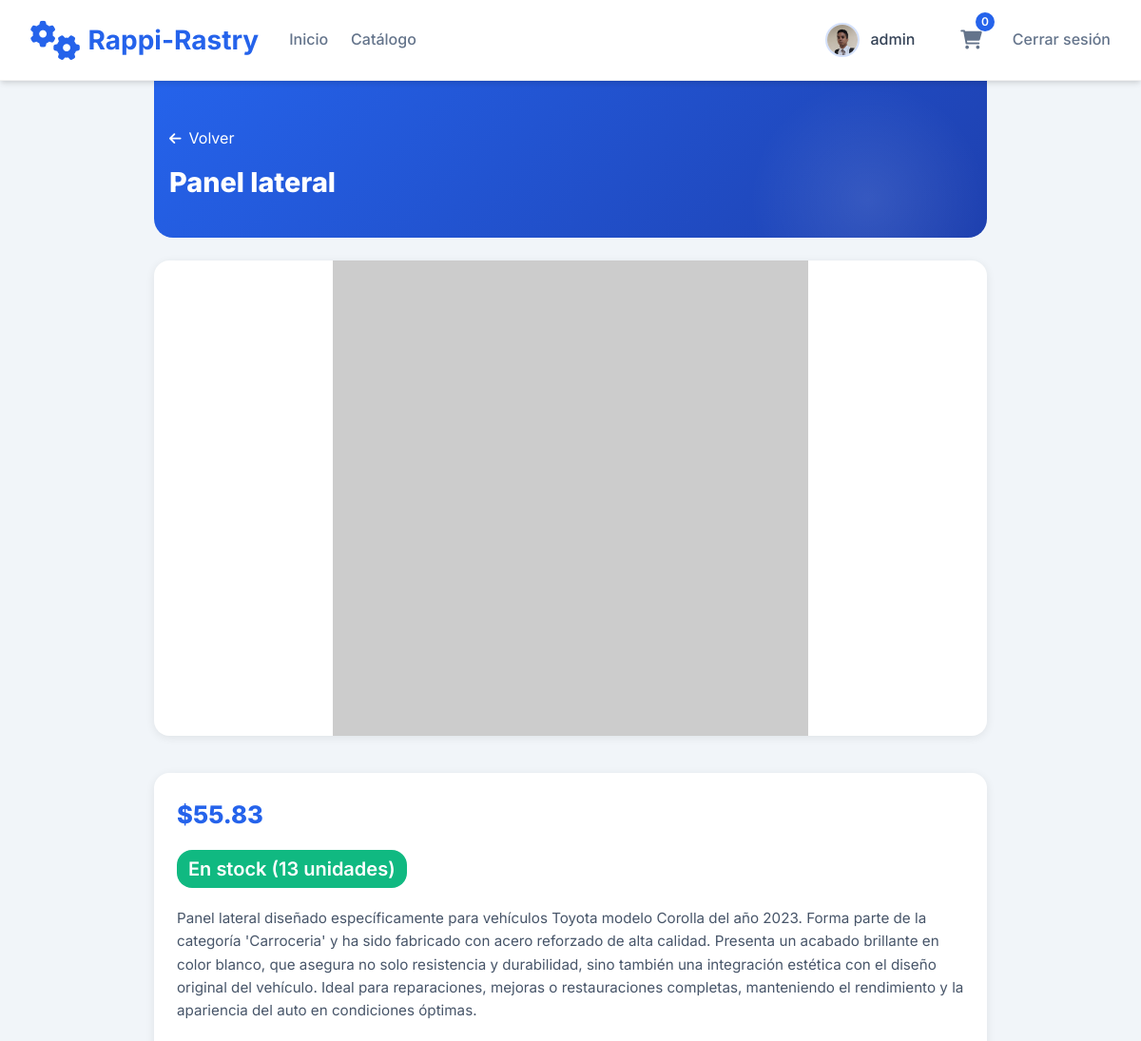
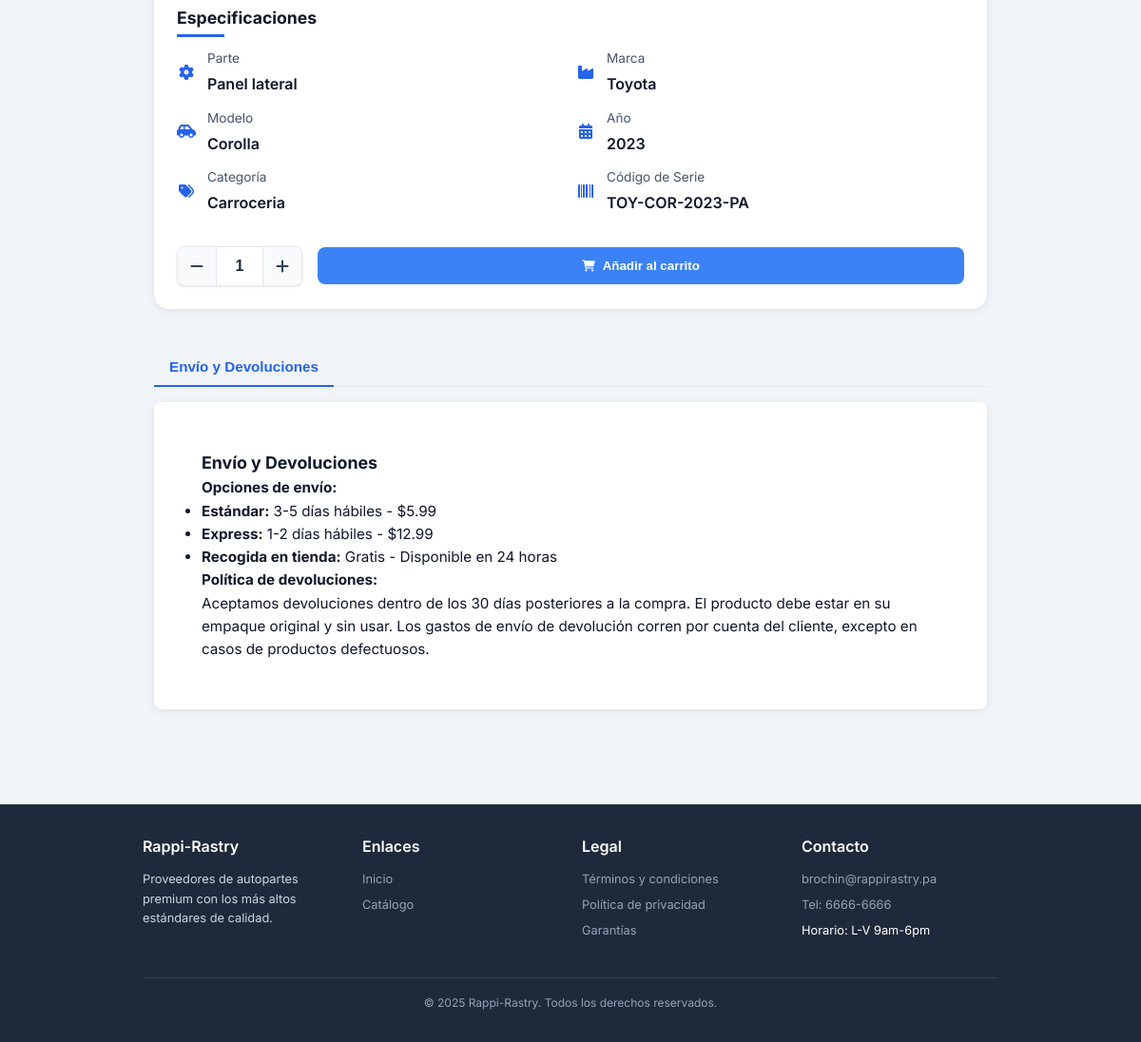
Screenshot of /public/detalle_partes.php?id=2 (signed in) with the database file from the repository (2 pictures, top to bottom).
### tables this page shows
CREATE TABLE IF NOT EXISTS `partes_autos` (
  `id_parte` int NOT NULL AUTO_INCREMENT,
  `nombre` varchar(100) NOT NULL,
  `descripcion` varchar(800) NOT NULL,
  `precio` decimal(10,2) NOT NULL,
  `cantidad_stock` int NOT NULL,
  `codigo_serie` varchar(100) NOT NULL,
  `id_marca` int NOT NULL,
  `id_modelo` int NOT NULL,
  `id_cat` int NOT NULL,
  `imagen` varchar(750) DEFAULT NULL,
  `imagen_thumbnail` varchar(750) DEFAULT NULL,
  `fecha_registro` timestamp NULL DEFAULT CURRENT_TIMESTAMP,
  PRIMARY KEY (`id_parte`),
  KEY `id_marca` (`id_marca`),
  KEY `id_modelo` (`id_modelo`),
  KEY `id_cat` (`id_cat`)
);

CREATE TABLE IF NOT EXISTS `marca` (
  `id_marca` int NOT NULL,
  `marca` varchar(100) NOT NULL,
  PRIMARY KEY (`id_marca`)
);

CREATE TABLE IF NOT EXISTS `modelo` (
  `id_modelo` int NOT NULL AUTO_INCREMENT,
  `modelo` varchar(100) NOT NULL,
  `anio` year NOT NULL,
  `id_marca` int NOT NULL,
  PRIMARY KEY (`id_modelo`),
  KEY `id_marca` (`id_marca`)
);

CREATE TABLE IF NOT EXISTS `categoria` (
  `id_cat` int NOT NULL,
  `categoria` varchar(100) NOT NULL,
  PRIMARY KEY (`id_cat`)
);

### clases/conexion.php (called while the page is built, shortened)
<?php
require_once ("logger.php");
class mod_db implements ICRUD
{
	private $conexion;
	public function __construct()
	{
		$sql_host = "localhost";
		$sql_name = "rastro_autos";
		$sql_user = "yonielvegas";
		$sql_pass = "elvamp_2415";
		$dsn = "mysql:host=$sql_host;dbname=$sql_name;charset=utf8";
		try {
			$this->conexion = new PDO($dsn, $sql_user, $sql_pass);
			$this->conexion->setAttribute(PDO::ATTR_ERRMODE, PDO::ERRMODE_EXCEPTION);
		} catch (PDOException $e) {
			echo "Error de conexión: " . $e->getMessage();
			exit;
		}
	}
	public function obtenerProducto($id_parte)
	{
		try {
			$sql = "SELECT
			pa.id_parte,
			pa.nombre,
			pa.descripcion,
			pa.precio,
			pa.cantidad_stock,
			pa.codigo_serie,
			pa.id_marca,
			pa.id_modelo,
			pa.imagen,
			pa.imagen_thumbnail,
			ca.categoria,
			ma.marca,
			mo.modelo,
			mo.anio
			FROM partes_autos AS pa
			INNER JOIN categoria AS ca ON pa.id_cat = ca.id_cat
			INNER JOIN marca AS ma ON pa.id_marca = ma.id_marca
			INNER JOIN modelo AS mo ON pa.id_modelo = mo.id_modelo
			WHERE pa.id_parte = :id_parte";
			$stmt = $this->conexion->prepare($sql);
			$stmt->bindParam(':id_parte', $id_parte, PDO::PARAM_INT);
			$stmt->execute();
			$result = $stmt->fetch(PDO::FETCH_ASSOC);
			return $result;
		} catch (PDOException $e) {
			echo "Error al obtener producto: " . $e->getMessage();
			return false;
		}
	}
}
?>

### clases/logger.php (called while the page is built, shortened)
<?php
class Logger {
    public static function log($nivel, $mensaje) {
        $fecha = date('Y-m-d H:i:s');
        $entrada = "[$fecha] [$nivel] $mensaje" . PHP_EOL;
    }
}

### public/detalle_partes.php (the view, shortened to what this page needs)
<?php
include('navbar.php');
require_once('../clases/logger.php');
require_once('../clases/conexion.php');
$id_parte = intval($_GET['id']);
$db = new mod_db();
$detalles = $db->obtenerProducto($id_parte);
$stock = intval($detalles['cantidad_stock'] ?? 0);
?>
<!DOCTYPE html>
<html lang="es">
<head>
  <link rel="stylesheet" href="https://cdnjs.cloudflare.com/ajax/libs/font-awesome/6.0.0-beta3/css/all.min.css" />
  <link rel="stylesheet" href="../estilos/estiloDetalles.css" />
</head>
<body>
<main class="container">
  <section class="detail-hero">
    <div class="detail-hero-content">
      <a href="javascript:history.back()" class="back-button"><i class="fas fa-arrow-left"></i> Volver</a>
      <h1 class="detail-title"><?= htmlspecialchars($detalles['nombre']) ?></h1>
    </div>
  </section>
  <div class="detail-content">
    <div class="detail-gallery">
      <img src="<?= htmlspecialchars($detalles['imagen'] ?? 'https://via.placeholder.com/800') ?>" alt="<?= htmlspecialchars($detalles['nombre']) ?>" class="main-image" id="mainImage" />
    </div>
    <div class="detail-info">
      <div class="detail-price">$<?= number_format($detalles['precio'], 2) ?></div>
      <div class="detail-meta">
        <span class="stock-badge" id="stockBadge">
        </span>
      </div>
      <p class="detail-description"><?= nl2br(htmlspecialchars($detalles['descripcion'] ?? '')) ?></p>
      <h3 class="specs-title">Especificaciones</h3>
      <div class="specs-grid">
        <?php
        $especificaciones = [
          'Parte' => $detalles['nombre'] ?? '',
          'Marca' => $detalles['marca'] ?? '',
          'Modelo' => $detalles['modelo'] ?? '',
          'Año' => $detalles['anio'] ?? '',
          'Categoría' => $detalles['categoria'] ?? '',
          'Código de Serie' => $detalles['codigo_serie'] ?? ''
        ];
        $iconos = [
          'Parte' => 'fas fa-cog',
          'Marca' => 'fas fa-industry',
          'Modelo' => 'fas fa-car-side',
          'Año' => 'fas fa-calendar-alt',
          'Categoría' => 'fas fa-tags',
          'Código de Serie' => 'fas fa-barcode'
        ];
        foreach ($especificaciones as $label => $valor):
        ?>
          <div class="spec-item">
            <div class="spec-icon"><i class="<?= $iconos[$label] ?>"></i></div>
            <div>
              <div class="spec-label"><?= $label ?></div>
              <div class="spec-value"><?= htmlspecialchars($valor) ?></div>
            </div>
          </div>
        <?php endforeach; ?>
      </div>
      <?php if (($_SESSION['autenticado'] ?? '') === 'SI'): ?>
      <div class="quantity-controls">
        <div class="quantity-selector">
          <button class="quantity-btn minus-btn" onclick="decrementQuantity()"><i class="fas fa-minus"></i></button>
          <input type="number" id="cantidadProducto" class="quantity-input" min="0" max="<?= $stock ?>" value="1" onchange="validateQuantity()" />
          <button class="quantity-btn plus-btn" onclick="incrementQuantity()"><i class="fas fa-plus"></i></button>
        </div>
        <button class="btn btn-primary" id="addToCartBtn"><i class="fas fa-shopping-cart"></i> Añadir al carrito</button>
      </div>
      <?php endif; ?>
    </div>
  </div>
  <div class="detail-tabs">
    <div class="tabs-header">
      <button class="tab-btn" onclick="openTab(event, 'shipping')">Envío y Devoluciones</button>
    </div>
    <div id="shipping" class="tab-content">
      <h3>Envío y Devoluciones</h3>
      <h4>Opciones de envío:</h4>
      <ul>
        <li><strong>Estándar:</strong> 3-5 días hábiles - $5.99</li>
        <li><strong>Express:</strong> 1-2 días hábiles - $12.99</li>
        <li><strong>Recogida en tienda:</strong> Gratis - Disponible en 24 horas</li>
      </ul>
      <h4>Política de devoluciones:</h4>
      <p>Aceptamos devoluciones dentro de los 30 días posteriores a la compra. El producto debe estar en su empaque original y sin usar. Los gastos de envío de devolución corren por cuenta del cliente, excepto en casos de productos defectuosos.</p>
    </div>
  </div>
</main>
<?php include('footer.php'); ?>
</body>
</html>

### public/navbar.php (shortened to what this page needs)
<!DOCTYPE html>
<html lang="es">
<head>
  <link rel="stylesheet" href="https://cdnjs.cloudflare.com/ajax/libs/font-awesome/6.4.0/css/all.min.css" />
</head>
<body>
  <header class="main-header">
    <div class="header-container">
      <div class="header-content">
        <div class="left-section" style="display: flex; align-items: center; gap: 2rem;">
          <a href="homePublic.php" class="logo">
            <i class="fas fa-cogs logo-icon"></i>
            <span>Rappi-Rastry</span>
          </a>
          <nav class="nav-links">
            <a href="homePublic.php" class="nav-link">Inicio</a>
            <a href="catalogo.php" class="nav-link">Catálogo</a>
          </nav>
        </div>
        <div class="user-actions">
          <?php if (isset($_SESSION['autenticado']) && $_SESSION['autenticado'] == "SI"): ?>
            <div class="user-info">
              <img src='../imagenes/foto_perfil.jpg' alt="Foto de usuario" class="user-photo">
              <span class="user-name"><?= htmlspecialchars($_SESSION['usuario']) ?></span>
            </div>
            <a href="carrito.php" class="icon-link" title="Carrito">
              <i class="fas fa-shopping-cart"></i>
              <span class="cart-count">0</span>
            </a>
            <a href="../comunes/logout.php" class="nav-link">Cerrar sesión</a>
          <?php else: ?>
            <a href="../login.php" class="btn btn-outline">Iniciar sesión</a>
            <a href="../registro.php" class="btn btn-primary">Registrarse</a>
          <?php endif; ?>
        </div>
      </div>
    </div>
  </header>
</body>
</html>

### public/footer.php (shortened to what this page needs)
<footer class="main-footer">
    <div class="footer-container">
        <div class="footer-content">
            <div class="footer-column">
                <h3>Rappi-Rastry</h3>
                <p class="footer-text">Proveedores de autopartes premium con los más altos estándares de calidad.</p>
            </div>
            <div class="footer-column">
                <h3>Enlaces</h3>
                <ul class="footer-links">
                    <li class="footer-link"><a href="homePublic.php">Inicio</a></li>
                    <li class="footer-link"><a href="catalogo.php">Catálogo</a></li>
                </ul>
            </div>
            <div class="footer-column">
                <h3>Legal</h3>
                <ul class="footer-links">
                    <li class="footer-link"><a href="">Términos y condiciones</a></li>
                    <li class="footer-link"><a href="">Política de privacidad</a></li>
                    <li class="footer-link"><a href="">Garantías</a></li>
                </ul>
            </div>
            <div class="footer-column">
                <h3>Contacto</h3>
                <ul class="footer-links">
                    <li class="footer-link"><a href="mailto:brochin@rappirastry.pa">brochin@rappirastry.pa</a></li>
                    <li class="footer-link"><a href="tel:6666-6666">Tel: 6666-6666</a></li>
                    <li class="footer-link">Horario: L-V 9am-6pm</li>
                </ul>
            </div>
        </div>
        <div class="footer-bottom">
            &copy; <span id="current-year"></span> Rappi-Rastry. Todos los derechos reservados.
        </div>
    </div>
</footer>

### estilos/estiloDetalles.css (style rules this page uses)
:root { --primary: #2563eb; --primary-dark: #1e40af; --secondary: #475569; --dark: #0f172a; --light: #f8fafc; --gray: #e2e8f0; --success: #10b981; --card-shadow: 0 2px 10px rgba(0, 0, 0, 0.08); --elevation-md: 0 8px 20px rgba(0, 0, 0, 0.1); }
body { font-family: 'Inter', sans-serif; background-color: #f1f5f9; color: var(--dark); line-height: 1.6; margin: 0; padding: 0; }
.container { max-width: 900px; margin: 0 auto; padding: 0 0.75rem; }
.detail-hero { background: linear-gradient(135deg, var(--primary), var(--primary-dark)); color: white; padding: 3rem 1rem 2rem; border-radius: 0 0 1.25rem 1.25rem; margin-bottom: 1.5rem; position: relative; overflow: hidden; }
.detail-hero::before { content: ''; position: absolute; top: 0; right: 0; width: 250px; height: 250px; background: radial-gradient(circle, rgba(255,255,255,0.1) 0%, rgba(255,255,255,0) 70%); }
.detail-hero-content { position: relative; z-index: 2; }
.back-button { display: inline-flex; align-items: center; gap: 0.5rem; color: white; text-decoration: none; margin-bottom: 1rem; transition: opacity 0.3s; }
.back-button i { font-size: 0.9rem; }
.detail-title { font-size: 1.8rem; font-weight: 800; margin-bottom: 0.5rem; line-height: 1.2; }
.detail-content { display: block; margin-bottom: 2rem; }
.detail-gallery { margin-bottom: 2rem; }
.main-image { width: 100%; height: auto; max-height: 500px; object-fit: contain; background: white; border-radius: 1rem; box-shadow: var(--card-shadow); }
.detail-info { background: white; border-radius: 1rem; padding: 1.5rem; box-shadow: var(--card-shadow); margin-top: 1.5rem; }
.detail-price { font-size: 1.6rem; font-weight: 800; color: var(--primary); margin-bottom: 1rem; }
.detail-meta { display: flex; align-items: center; gap: 1rem; margin-bottom: 1.25rem; }
.stock-badge { padding: 0.25rem 0.75rem; border-radius: 1rem; font-size: 0.8rem; font-weight: 600; color: white; display: inline-block; }
.stock-high { background-color: #10b981; }
.detail-description { margin-bottom: 1.5rem; line-height: 1.6; color: var(--secondary); font-size: 0.95rem; }
.specs-title { font-size: 1.1rem; font-weight: 700; margin-bottom: 0.75rem; position: relative; padding-bottom: 0.4rem; }
.specs-title::after { content: ''; position: absolute; bottom: 0; left: 0; width: 50px; height: 3px; background: var(--primary); }
.specs-grid { display: grid; grid-template-columns: repeat(2, 1fr); gap: 0.75rem; margin-bottom: 1.5rem; }
.spec-item { display: flex; align-items: center; gap: 0.75rem; }
.spec-icon { color: var(--primary); font-size: 1rem; width: 20px; text-align: center; }
.spec-label { font-size: 0.85rem; color: var(--secondary); }
.spec-value { font-weight: 600; margin-top: 0.2rem; }
.detail-tabs { margin-top: 2.5rem; margin-bottom: 100px; }
.tabs-header { display: flex; border-bottom: 1px solid var(--gray); margin-bottom: 1rem; }
.tab-btn { padding: 0.75rem 1rem; background: none; border: none; cursor: pointer; font-weight: 600; color: var(--secondary); font-size: 0.95rem; position: relative; }
.tab-btn.active { color: var(--primary); }
.tab-btn.active::after { content: ''; position: absolute; bottom: -1px; left: 0; width: 100%; height: 2px; background: var(--primary); }
.tab-content { display: none; padding: 50px; background: white; border-radius: 0.5rem; box-shadow: var(--card-shadow); font-size: 0.95rem; }
.tab-content.active { display: block; animation: fadeIn 0.3s ease; }
.action-buttons, .quantity-controls { display: flex; align-items: center; gap: 1rem; margin-top: 2rem; flex-wrap: wrap; }
.quantity-selector { display: flex; align-items: center; border: 1px solid #e2e8f0; border-radius: 0.5rem; overflow: hidden; background: white; box-shadow: 0 1px 3px rgba(0, 0, 0, 0.1); }
.quantity-btn { width: 40px; height: 40px; display: flex; align-items: center; justify-content: center; background: #f8fafc; border: none; cursor: pointer; font-size: 1rem; color: #334155; transition: all 0.2s; }
.quantity-input { width: 50px; height: 40px; text-align: center; border: none; border-left: 1px solid #e2e8f0; border-right: 1px solid #e2e8f0; font-size: 1rem; font-weight: 600; color: #1e293b; -moz-appearance: textfield; }
.btn-primary { padding: 0.75rem 1.5rem; border-radius: 0.5rem; font-weight: 600; cursor: pointer; transition: all 0.3s; border: none; display: inline-flex; align-items: center; justify-content: center; gap: 0.5rem; background-color: #3b82f6; color: white; flex: 1; min-width: 180px; }
.btn-primary i { font-size: 0.9em; }

### rows the page displays
partes_autos: nombre "Panel lateral", precio "55.83", descripcion "Panel lateral diseñado específicamente para vehículos Toyota modelo Corolla del año 2023. Forma parte de la categoría 'Carroceria' y ha sido fabricado con acero reforzado de alta calidad. Presenta un acabado brillante en color blanco, que asegura no solo resistencia y durabilidad, sino también una integración estética con el diseño original del vehículo. Ideal para reparaciones, mejoras o restauraciones completas, manteniendo el rendimiento y la apariencia del auto en condiciones óptimas.", id_marca.marca "Toyota", id_modelo.modelo "Corolla", id_modelo.anio "2023", id_cat.categoria "Carroceria", codigo_serie "TOY-COR-2023-PA"

### other values shown
$_SESSION['usuario'] "admin"
$label "Parte"
$label "Marca"
$label "Modelo"
$label "Año"
$label "Categoría"
$label "Código de Serie"
